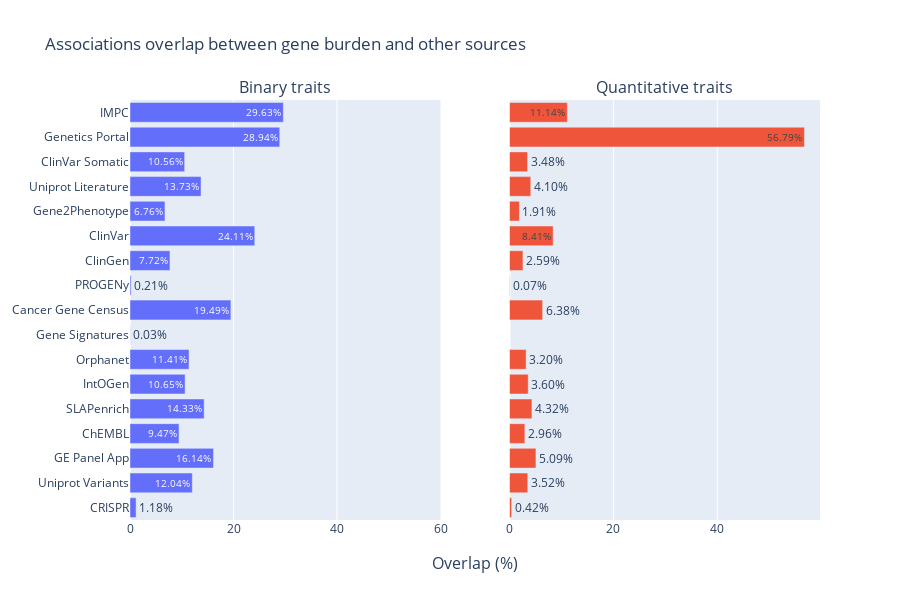

The code cell stored with this chart in its notebook:
### Code cell
fig7 = make_subplots(
    rows=1, cols=2, shared_yaxes=True, shared_xaxes=True, specs=[[{"type": "xy"}, {"type": "xy"}]],
    x_title='Overlap (%)', # y_title='Data source',
    subplot_titles=('Binary traits', 'Quantitative traits'),
)

fig7.add_trace(go.Bar(
    x=bin_indirect_overlap_between_sources.toPandas()['percentageOverlap'],
    y=bin_indirect_overlap_between_sources.toPandas()['prettyDatasourceId'],
    text=bin_indirect_overlap_between_sources.toPandas()['percentageOverlap'].apply(lambda x: f"{'%.2f'%x}%"),
    orientation='h',
    hovertemplate='%{y}: %{x}%<extra></extra>',
    ), row=1, col=1,
    )

fig7.add_trace(go.Bar(
    x=quant_indirect_overlap_between_sources.toPandas()['percentageOverlap'],
    y=quant_indirect_overlap_between_sources.toPandas()['prettyDatasourceId'],
    text=quant_indirect_overlap_between_sources.toPandas()['percentageOverlap'].apply(lambda x: f"{'%.2f'%x}%"),
    orientation='h',
    hovertemplate='%{y}: %{x}%<extra></extra>',
    ), row=1, col=2)

# fig7.update_layout(coloraxis=dict(colorscale='Bluered_r'), showlegend=False)

fig7.update_layout(
    title_text="Associations overlap between gene burden and other sources",
    xaxis_range=[0,60],
    showlegend=False, height=600)
py.plot(fig7, filename = 'assoc_ot_burden_overlap', auto_open=True)
fig7.show()

### Figure 1 — Plotly figure (JSON) as saved in the notebook; plotly's stock layout.template omitted (floating-point values rounded to 4 significant figures)
{"data": [{"hovertemplate": "%{y}: %{x}%<extra></extra>", "orientation": "h", "text": ["1.18%", "12.04%", "16.14%", "9.47%", "14.33%", "10.65%", "11.41%", "0.03%", "19.49%", "0.21%", "7.72%", "24.11%", "6.76%", "13.73%", "10.56%", "28.94%", "29.63%"], "type": "bar", "x": [1.177, 12.04, 16.14, 9.475, 14.33, 10.65, 11.41, 0.03018, 19.49, 0.2112, 7.725, 24.11, 6.759, 13.73, 10.56, 28.94, 29.63], "xaxis": "x", "y": ["CRISPR", "Uniprot Variants", "GE Panel App", "ChEMBL", "SLAPenrich", "IntOGen", "Orphanet", "Gene Signatures", "Cancer Gene Census", "PROGENy", "ClinGen", "ClinVar", "Gene2Phenotype", "Uniprot Literature", "ClinVar Somatic", "Genetics Portal", "IMPC"], "yaxis": "y"}, {"hovertemplate": "%{y}: %{x}%<extra></extra>", "orientation": "h", "text": ["0.42%", "3.52%", "5.09%", "2.96%", "4.32%", "3.60%", "3.20%", "6.38%", "0.07%", "2.59%", "8.41%", "1.91%", "4.10%", "3.48%", "56.79%", "11.14%"], "type": "bar", "x": [0.4156, 3.518, 5.091, 2.961, 4.319, 3.6, 3.199, 6.383, 0.0668, 2.59, 8.409, 1.907, 4.097, 3.481, 56.79, 11.14], "xaxis": "x2", "y": ["CRISPR", "Uniprot Variants", "GE Panel App", "ChEMBL", "SLAPenrich", "IntOGen", "Orphanet", "Cancer Gene Census", "PROGENy", "ClinGen", "ClinVar", "Gene2Phenotype", "Uniprot Literature", "ClinVar Somatic", "Genetics Portal", "IMPC"], "yaxis": "y2"}], "layout": {"annotations": [{"font": {"size": 16}, "showarrow": false, "text": "Binary traits", "x": 0.225, "xanchor": "center", "xref": "paper", "y": 1, "yanchor": "bottom", "yref": "paper"}, {"font": {"size": 16}, "showarrow": false, "text": "Quantitative traits", "x": 0.775, "xanchor": "center", "xref": "paper", "y": 1, "yanchor": "bottom", "yref": "paper"}, {"font": {"size": 16}, "showarrow": false, "text": "Overlap (%)", "x": 0.5, "xanchor": "center", "xref": "paper", "y": 0, "yanchor": "top", "yref": "paper", "yshift": -30}], "height": 600, "showlegend": false, "title": {"text": "Associations overlap between gene burden and other sources"}, "xaxis": {"anchor": "y", "domain": [0, 0.45], "range": [0, 60]}, "xaxis2": {"anchor": "y2", "domain": [0.55, 1]}, "yaxis": {"anchor": "x", "domain": [0, 1]}, "yaxis2": {"anchor": "x2", "domain": [0, 1], "matches": "y", "showticklabels": false}}}
